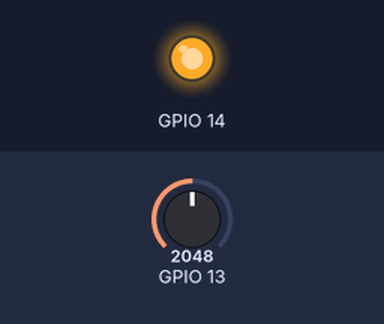
This sketch was run on a simulated ESP32. On the bench: output pins drawn as LEDs (lit = HIGH). Inputs (shaded band) come from the test bench; at power-on: GPIO 13 = 2048. What the sketch prints to the serial monitor is not drawn.

Above: at 1.2 s.
1.3 s: GPIO 13 set to 491
At 2.5 s:
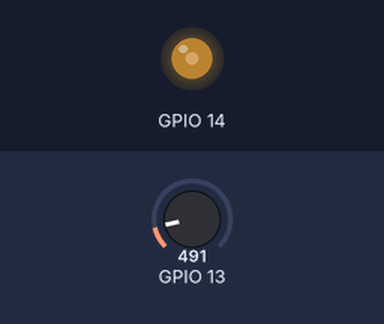
2.8 s: GPIO 13 set to 0
At 3.6 s:
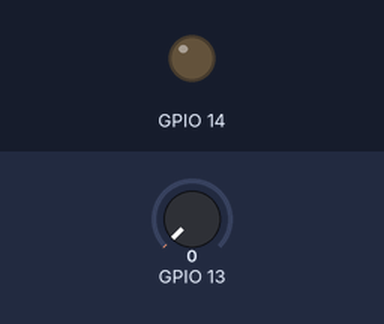
4.3 s: GPIO 13 set to 1228
At 4.8 s:
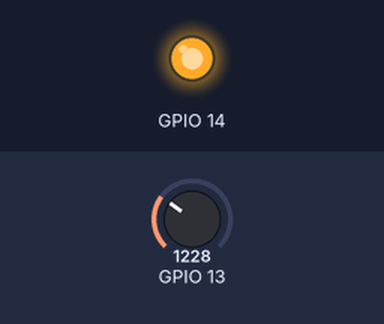
Timing chart, 0 to 7.3 s (numbered marks = the images above; inputs shaded):
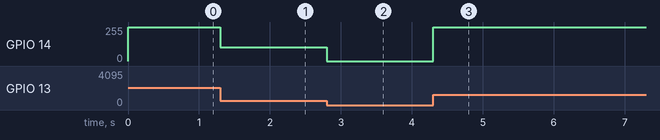

Measured:
- after the input at 1.3 s, GPIO 14: 255/255 → 104/255 at once
- after the input at 2.8 s, GPIO 14: 104/255 → 0/255 at once
- after the input at 4.3 s, GPIO 14: 0/255 → 255/255 at once

The sketch:

w3_1.ino
```cpp
void setup() {
  Serial.begin(115200);
  pinMode(13, INPUT);
  ledcSetup(0, 5000, 8);
  ledcAttachPin(14, 0);
}

void loop() {
  int input = analogRead(13);
  int input_map = map(input,0 ,1200, 0, 255);
  Serial.println(input);
  ledcWrite(0, input_map);
}
```
